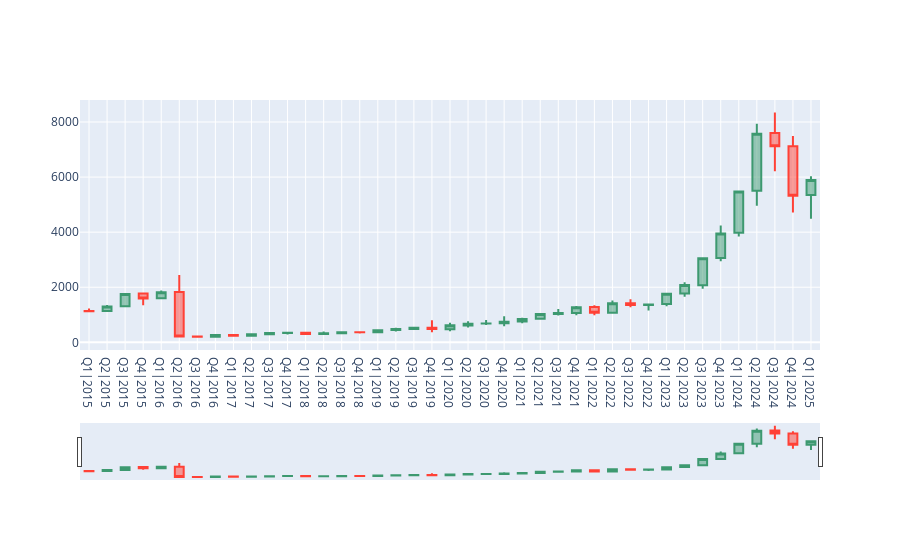

Notebook code cell kept with this figure:
### Code cell
import plotly.graph_objects as go
fig = go.Figure(data = [go.Candlestick(x = grouped_df['period'],
                                      open= grouped_df['open'],
                                      high= grouped_df['high'],
                                      low= grouped_df['low'],
                                      close= grouped_df['close'])])
fig.show()
